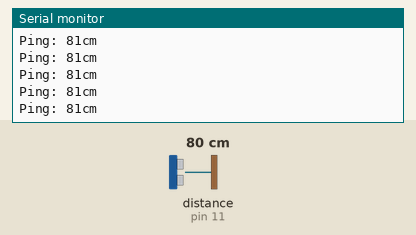
A sketch run on a simulated Arduino Uno, built with avr-gcc and run on an emulated ATmega328P. Parts: the last lines printed to the serial monitor. The test bench sets the inputs (shaded band); at power-on: distance to the obstacle (sensor on pin 11) 80 cm. The echo pulse lasts 58.3 µs per cm.

Above: at 1.2 s.
1.3 s: distance to the obstacle (sensor on pin 11) set to 2 cm
At 1.34 s:
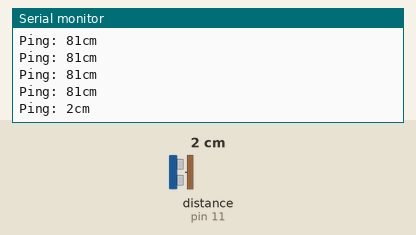
2.8 s: distance to the obstacle (sensor on pin 11) set to 250 cm
At 2.87 s:
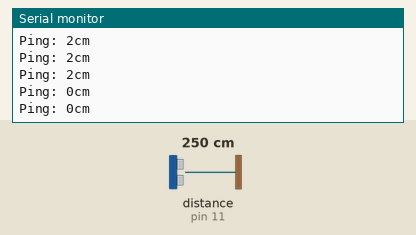
Timing chart, 0 to 5.8 s (numbered marks = the images above; inputs shaded):
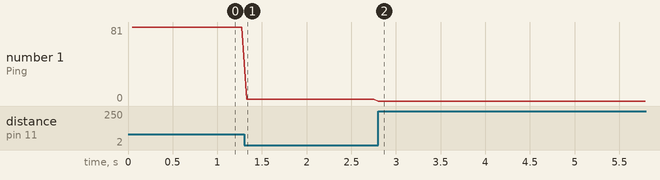

Measured:
- after the input at 1.3 s, the serial monitor: prints a new line at once (image 1)
- after the input at 2.8 s, the serial monitor: prints a new line at once (image 2)
- plotted number 1: 81 → 2 after the input at 1.3 s, 2 → 0 after the input at 2.8 s

The sketch:

NewPingExample.ino
```cpp
// ---------------------------------------------------------------------------
// Example NewPing library sketch that does a ping about 20 times per second.
// ---------------------------------------------------------------------------

#define DO_BITWISE true
#include <NewPing.h>

#define TRIGGER_PIN  12  // Arduino pin tied to trigger pin on the ultrasonic sensor.
#define ECHO_PIN     11  // Arduino pin tied to echo pin on the ultrasonic sensor.
#define MAX_DISTANCE 200 // Maximum distance we want to ping for (in centimeters). Maximum sensor distance is rated at 400-500cm.

NewPing sonar(TRIGGER_PIN, ECHO_PIN, MAX_DISTANCE); // NewPing setup of pins and maximum distance.

void setup() {
  Serial.begin(115200); // Open serial monitor at 115200 baud to see ping results.
}

void loop() {
  delay(50);                     // Wait 50ms between pings (about 20 pings/sec). 29ms should be the shortest delay between pings.
  Serial.print("Ping: ");
  Serial.print(sonar.ping_cm()); // Send ping, get distance in cm and print result (0 = outside set distance range)
  Serial.println("cm");
}
```
